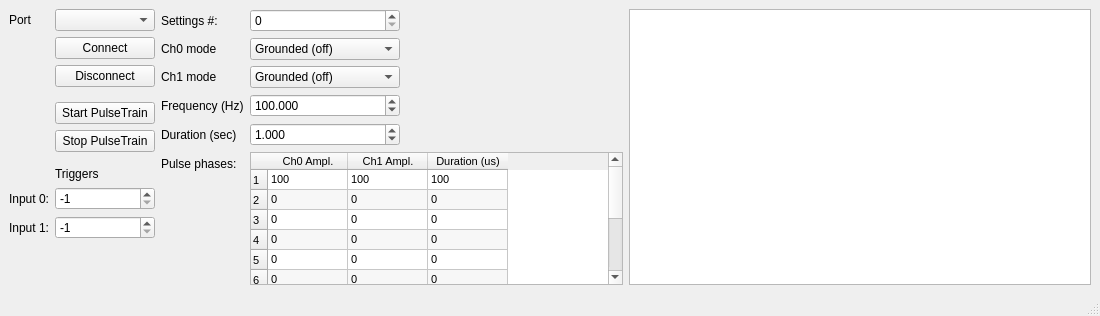
<?xml version="1.0" encoding="UTF-8"?>
<ui version="4.0">
 <class>MainWindow</class>
 <widget class="QMainWindow" name="MainWindow">
  <property name="geometry">
   <rect>
    <x>0</x>
    <y>0</y>
    <width>1100</width>
    <height>316</height>
   </rect>
  </property>
  <property name="sizePolicy">
   <sizepolicy hsizetype="Maximum" vsizetype="Preferred">
    <horstretch>0</horstretch>
    <verstretch>0</verstretch>
   </sizepolicy>
  </property>
  <property name="windowTitle">
   <string>Stimjim control</string>
  </property>
  <widget class="QWidget" name="centralwidget">
   <layout class="QHBoxLayout" name="horizontalLayout">
    <item>
     <layout class="QFormLayout" name="formLayout_2">
      <property name="fieldGrowthPolicy">
       <enum>QFormLayout::ExpandingFieldsGrow</enum>
      </property>
      <property name="horizontalSpacing">
       <number>6</number>
      </property>
      <property name="verticalSpacing">
       <number>6</number>
      </property>
      <item row="0" column="0">
       <widget class="QLabel" name="label_9">
        <property name="text">
         <string>Port</string>
        </property>
       </widget>
      </item>
      <item row="0" column="1">
       <widget class="QComboBox" name="portName">
        <property name="sizePolicy">
         <sizepolicy hsizetype="Fixed" vsizetype="Fixed">
          <horstretch>0</horstretch>
          <verstretch>0</verstretch>
         </sizepolicy>
        </property>
        <property name="minimumSize">
         <size>
          <width>100</width>
          <height>0</height>
         </size>
        </property>
       </widget>
      </item>
      <item row="1" column="1">
       <widget class="QPushButton" name="connectButton">
        <property name="sizePolicy">
         <sizepolicy hsizetype="Fixed" vsizetype="Fixed">
          <horstretch>0</horstretch>
          <verstretch>0</verstretch>
         </sizepolicy>
        </property>
        <property name="minimumSize">
         <size>
          <width>100</width>
          <height>0</height>
         </size>
        </property>
        <property name="text">
         <string>Connect</string>
        </property>
       </widget>
      </item>
      <item row="2" column="1">
       <widget class="QPushButton" name="disconnectButton">
        <property name="sizePolicy">
         <sizepolicy hsizetype="Fixed" vsizetype="Fixed">
          <horstretch>0</horstretch>
          <verstretch>0</verstretch>
         </sizepolicy>
        </property>
        <property name="minimumSize">
         <size>
          <width>100</width>
          <height>0</height>
         </size>
        </property>
        <property name="text">
         <string>Disconnect</string>
        </property>
       </widget>
      </item>
      <item row="4" column="1">
       <widget class="QPushButton" name="startButton">
        <property name="sizePolicy">
         <sizepolicy hsizetype="Fixed" vsizetype="Fixed">
          <horstretch>0</horstretch>
          <verstretch>0</verstretch>
         </sizepolicy>
        </property>
        <property name="minimumSize">
         <size>
          <width>100</width>
          <height>0</height>
         </size>
        </property>
        <property name="text">
         <string>Start PulseTrain</string>
        </property>
       </widget>
      </item>
      <item row="5" column="1">
       <widget class="QPushButton" name="stopButton">
        <property name="sizePolicy">
         <sizepolicy hsizetype="Fixed" vsizetype="Fixed">
          <horstretch>0</horstretch>
          <verstretch>0</verstretch>
         </sizepolicy>
        </property>
        <property name="minimumSize">
         <size>
          <width>100</width>
          <height>10</height>
         </size>
        </property>
        <property name="text">
         <string>Stop PulseTrain</string>
        </property>
       </widget>
      </item>
      <item row="8" column="1">
       <widget class="QSpinBox" name="in0TriggerSpinBox">
        <property name="sizePolicy">
         <sizepolicy hsizetype="Fixed" vsizetype="Fixed">
          <horstretch>0</horstretch>
          <verstretch>0</verstretch>
         </sizepolicy>
        </property>
        <property name="minimumSize">
         <size>
          <width>100</width>
          <height>10</height>
         </size>
        </property>
        <property name="minimum">
         <number>-1</number>
        </property>
        <property name="value">
         <number>-1</number>
        </property>
       </widget>
      </item>
      <item row="9" column="1">
       <widget class="QSpinBox" name="in1TriggerSpinBox">
        <property name="sizePolicy">
         <sizepolicy hsizetype="Fixed" vsizetype="Fixed">
          <horstretch>0</horstretch>
          <verstretch>0</verstretch>
         </sizepolicy>
        </property>
        <property name="minimumSize">
         <size>
          <width>100</width>
          <height>10</height>
         </size>
        </property>
        <property name="minimum">
         <number>-1</number>
        </property>
        <property name="singleStep">
         <number>1</number>
        </property>
        <property name="value">
         <number>-1</number>
        </property>
       </widget>
      </item>
      <item row="8" column="0">
       <widget class="QLabel" name="label_7">
        <property name="text">
         <string>Input 0:</string>
        </property>
       </widget>
      </item>
      <item row="9" column="0">
       <widget class="QLabel" name="label_8">
        <property name="text">
         <string>Input 1:</string>
        </property>
       </widget>
      </item>
      <item row="7" column="1">
       <widget class="QLabel" name="label_10">
        <property name="text">
         <string>Triggers</string>
        </property>
       </widget>
      </item>
      <item row="6" column="1">
       <widget class="Line" name="line">
        <property name="orientation">
         <enum>Qt::Horizontal</enum>
        </property>
       </widget>
      </item>
      <item row="3" column="1">
       <widget class="Line" name="line_2">
        <property name="orientation">
         <enum>Qt::Horizontal</enum>
        </property>
       </widget>
      </item>
     </layout>
    </item>
    <item>
     <layout class="QFormLayout" name="formLayout">
      <item row="0" column="0">
       <widget class="QLabel" name="label_6">
        <property name="text">
         <string>Settings #:</string>
        </property>
       </widget>
      </item>
      <item row="0" column="1">
       <widget class="QSpinBox" name="pulseTrainSpinBox">
        <property name="sizePolicy">
         <sizepolicy hsizetype="Fixed" vsizetype="Fixed">
          <horstretch>0</horstretch>
          <verstretch>0</verstretch>
         </sizepolicy>
        </property>
        <property name="minimumSize">
         <size>
          <width>150</width>
          <height>0</height>
         </size>
        </property>
       </widget>
      </item>
      <item row="1" column="0">
       <widget class="QLabel" name="label">
        <property name="text">
         <string>Ch0 mode</string>
        </property>
       </widget>
      </item>
      <item row="1" column="1">
       <widget class="QComboBox" name="ch0Mode">
        <property name="sizePolicy">
         <sizepolicy hsizetype="Fixed" vsizetype="Fixed">
          <horstretch>0</horstretch>
          <verstretch>0</verstretch>
         </sizepolicy>
        </property>
        <property name="minimumSize">
         <size>
          <width>150</width>
          <height>0</height>
         </size>
        </property>
        <property name="currentIndex">
         <number>3</number>
        </property>
        <item>
         <property name="text">
          <string>Voltage</string>
         </property>
        </item>
        <item>
         <property name="text">
          <string>Current</string>
         </property>
        </item>
        <item>
         <property name="text">
          <string>Disconnected</string>
         </property>
        </item>
        <item>
         <property name="text">
          <string>Grounded (off)</string>
         </property>
        </item>
       </widget>
      </item>
      <item row="2" column="0">
       <widget class="QLabel" name="label_2">
        <property name="text">
         <string>Ch1 mode</string>
        </property>
       </widget>
      </item>
      <item row="2" column="1">
       <widget class="QComboBox" name="ch1Mode">
        <property name="sizePolicy">
         <sizepolicy hsizetype="Fixed" vsizetype="Fixed">
          <horstretch>0</horstretch>
          <verstretch>0</verstretch>
         </sizepolicy>
        </property>
        <property name="minimumSize">
         <size>
          <width>150</width>
          <height>0</height>
         </size>
        </property>
        <property name="currentIndex">
         <number>3</number>
        </property>
        <item>
         <property name="text">
          <string>Voltage</string>
         </property>
        </item>
        <item>
         <property name="text">
          <string>Current</string>
         </property>
        </item>
        <item>
         <property name="text">
          <string>Disconnected</string>
         </property>
        </item>
        <item>
         <property name="text">
          <string>Grounded (off)</string>
         </property>
        </item>
       </widget>
      </item>
      <item row="3" column="0">
       <widget class="QLabel" name="label_3">
        <property name="text">
         <string>Frequency (Hz)</string>
        </property>
       </widget>
      </item>
      <item row="3" column="1">
       <widget class="QDoubleSpinBox" name="frequency_hz">
        <property name="sizePolicy">
         <sizepolicy hsizetype="Fixed" vsizetype="Fixed">
          <horstretch>0</horstretch>
          <verstretch>0</verstretch>
         </sizepolicy>
        </property>
        <property name="minimumSize">
         <size>
          <width>150</width>
          <height>0</height>
         </size>
        </property>
        <property name="decimals">
         <number>3</number>
        </property>
        <property name="minimum">
         <double>0.001000000000000</double>
        </property>
        <property name="maximum">
         <double>100000.000000000000000</double>
        </property>
        <property name="value">
         <double>100.000000000000000</double>
        </property>
       </widget>
      </item>
      <item row="4" column="0">
       <widget class="QLabel" name="label_4">
        <property name="text">
         <string>Duration (sec)</string>
        </property>
       </widget>
      </item>
      <item row="4" column="1">
       <widget class="QDoubleSpinBox" name="duration_sec">
        <property name="sizePolicy">
         <sizepolicy hsizetype="Fixed" vsizetype="Fixed">
          <horstretch>0</horstretch>
          <verstretch>0</verstretch>
         </sizepolicy>
        </property>
        <property name="minimumSize">
         <size>
          <width>150</width>
          <height>0</height>
         </size>
        </property>
        <property name="decimals">
         <number>3</number>
        </property>
        <property name="maximum">
         <double>1000000.000000000000000</double>
        </property>
        <property name="value">
         <double>1.000000000000000</double>
        </property>
       </widget>
      </item>
      <item row="5" column="0">
       <widget class="QLabel" name="label_5">
        <property name="sizePolicy">
         <sizepolicy hsizetype="Preferred" vsizetype="Preferred">
          <horstretch>0</horstretch>
          <verstretch>0</verstretch>
         </sizepolicy>
        </property>
        <property name="text">
         <string>Pulse phases:</string>
        </property>
       </widget>
      </item>
      <item row="5" column="1">
       <widget class="QTableWidget" name="phases">
        <property name="enabled">
         <bool>true</bool>
        </property>
        <property name="sizePolicy">
         <sizepolicy hsizetype="Expanding" vsizetype="Expanding">
          <horstretch>0</horstretch>
          <verstretch>0</verstretch>
         </sizepolicy>
        </property>
        <property name="minimumSize">
         <size>
          <width>350</width>
          <height>100</height>
         </size>
        </property>
        <property name="maximumSize">
         <size>
          <width>550</width>
          <height>16777215</height>
         </size>
        </property>
        <property name="font">
         <font>
          <pointsize>8</pointsize>
         </font>
        </property>
        <property name="inputMethodHints">
         <set>Qt::ImhDigitsOnly</set>
        </property>
        <property name="frameShadow">
         <enum>QFrame::Sunken</enum>
        </property>
        <property name="lineWidth">
         <number>1</number>
        </property>
        <property name="autoScrollMargin">
         <number>16</number>
        </property>
        <property name="alternatingRowColors">
         <bool>true</bool>
        </property>
        <property name="gridStyle">
         <enum>Qt::SolidLine</enum>
        </property>
        <property name="rowCount">
         <number>10</number>
        </property>
        <property name="columnCount">
         <number>3</number>
        </property>
        <attribute name="horizontalHeaderVisible">
         <bool>true</bool>
        </attribute>
        <attribute name="horizontalHeaderMinimumSectionSize">
         <number>60</number>
        </attribute>
        <attribute name="horizontalHeaderDefaultSectionSize">
         <number>80</number>
        </attribute>
        <attribute name="verticalHeaderMinimumSectionSize">
         <number>20</number>
        </attribute>
        <attribute name="verticalHeaderDefaultSectionSize">
         <number>20</number>
        </attribute>
        <row/>
        <row/>
        <row/>
        <row/>
        <row/>
        <row/>
        <row/>
        <row/>
        <row/>
        <row/>
        <column>
         <property name="text">
          <string>Ch0 Ampl.</string>
         </property>
        </column>
        <column>
         <property name="text">
          <string>Ch1 Ampl.</string>
         </property>
        </column>
        <column>
         <property name="text">
          <string>Duration (us)</string>
         </property>
        </column>
        <item row="0" column="0">
         <property name="text">
          <string>100</string>
         </property>
        </item>
        <item row="0" column="1">
         <property name="text">
          <string>100</string>
         </property>
        </item>
        <item row="0" column="2">
         <property name="text">
          <string>100</string>
         </property>
        </item>
        <item row="1" column="0">
         <property name="text">
          <string>0</string>
         </property>
        </item>
        <item row="1" column="1">
         <property name="text">
          <string>0</string>
         </property>
        </item>
        <item row="1" column="2">
         <property name="text">
          <string>0</string>
         </property>
        </item>
        <item row="2" column="0">
         <property name="text">
          <string>0</string>
         </property>
        </item>
        <item row="2" column="1">
         <property name="text">
          <string>0</string>
         </property>
        </item>
        <item row="2" column="2">
         <property name="text">
          <string>0</string>
         </property>
        </item>
        <item row="3" column="0">
         <property name="text">
          <string>0</string>
         </property>
        </item>
        <item row="3" column="1">
         <property name="text">
          <string>0</string>
         </property>
        </item>
        <item row="3" column="2">
         <property name="text">
          <string>0</string>
         </property>
        </item>
        <item row="4" column="0">
         <property name="text">
          <string>0</string>
         </property>
        </item>
        <item row="4" column="1">
         <property name="text">
          <string>0</string>
         </property>
        </item>
        <item row="4" column="2">
         <property name="text">
          <string>0</string>
         </property>
        </item>
        <item row="5" column="0">
         <property name="text">
          <string>0</string>
         </property>
        </item>
        <item row="5" column="1">
         <property name="text">
          <string>0</string>
         </property>
        </item>
        <item row="5" column="2">
         <property name="text">
          <string>0</string>
         </property>
        </item>
        <item row="6" column="0">
         <property name="text">
          <string>0</string>
         </property>
        </item>
        <item row="6" column="1">
         <property name="text">
          <string>0</string>
         </property>
        </item>
        <item row="6" column="2">
         <property name="text">
          <string>0</string>
         </property>
        </item>
        <item row="7" column="0">
         <property name="text">
          <string>0</string>
         </property>
        </item>
        <item row="7" column="1">
         <property name="text">
          <string>0</string>
         </property>
        </item>
        <item row="7" column="2">
         <property name="text">
          <string>0</string>
         </property>
        </item>
        <item row="8" column="0">
         <property name="text">
          <string>0</string>
         </property>
        </item>
        <item row="8" column="1">
         <property name="text">
          <string>0</string>
         </property>
        </item>
        <item row="8" column="2">
         <property name="text">
          <string>0</string>
         </property>
        </item>
        <item row="9" column="0">
         <property name="text">
          <string>0</string>
         </property>
        </item>
        <item row="9" column="1">
         <property name="text">
          <string>0</string>
         </property>
        </item>
        <item row="9" column="2">
         <property name="text">
          <string>0</string>
         </property>
        </item>
       </widget>
      </item>
     </layout>
    </item>
    <item>
     <widget class="QTextBrowser" name="serialOutputBrowser">
      <property name="maximumSize">
       <size>
        <width>16777215</width>
        <height>16777215</height>
       </size>
      </property>
      <property name="font">
       <font>
        <family>Courier</family>
       </font>
      </property>
      <property name="html">
       <string>&lt;!DOCTYPE HTML PUBLIC &quot;-//W3C//DTD HTML 4.0//EN&quot; &quot;http://www.w3.org/TR/REC-html40/strict.dtd&quot;&gt;
&lt;html&gt;&lt;head&gt;&lt;meta name=&quot;qrichtext&quot; content=&quot;1&quot; /&gt;&lt;style type=&quot;text/css&quot;&gt;
p, li { white-space: pre-wrap; }
&lt;/style&gt;&lt;/head&gt;&lt;body style=&quot; font-family:'Courier'; font-size:10pt; font-weight:400; font-style:normal;&quot;&gt;
&lt;p style=&quot;-qt-paragraph-type:empty; margin-top:0px; margin-bottom:0px; margin-left:0px; margin-right:0px; -qt-block-indent:0; text-indent:0px;&quot;&gt;&lt;br /&gt;&lt;/p&gt;&lt;/body&gt;&lt;/html&gt;</string>
      </property>
      <property name="acceptRichText">
       <bool>false</bool>
      </property>
     </widget>
    </item>
   </layout>
  </widget>
  <widget class="QMenuBar" name="menubar">
   <property name="geometry">
    <rect>
     <x>0</x>
     <y>0</y>
     <width>1100</width>
     <height>21</height>
    </rect>
   </property>
  </widget>
  <widget class="QStatusBar" name="statusbar"/>
 </widget>
 <resources/>
 <connections/>
</ui>
